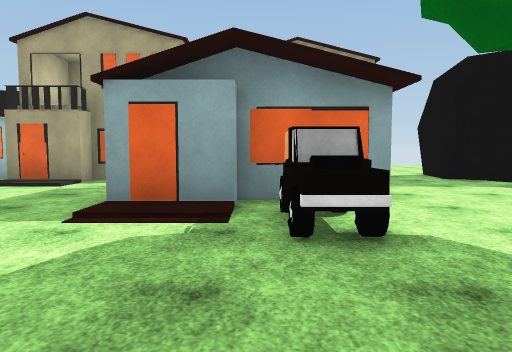
View 1 (above)

24 first-person views from a walk through a Unity game level. The camera is 1.3 m above the floor, tilts 4° down and sees 70° across. The floor is counted in squares, 2 m on a side. Each view is taken from the middle of a square. On the plan, view 1 faces up. The plan holds only what a view shows up to about 11 squares ahead; the rest is blank. The place goes on beyond the plan. The player is left out. Surface patterns are stand-ins for the level's own textures.

View 2
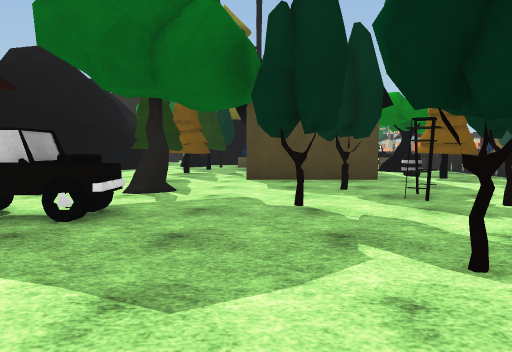

View 3
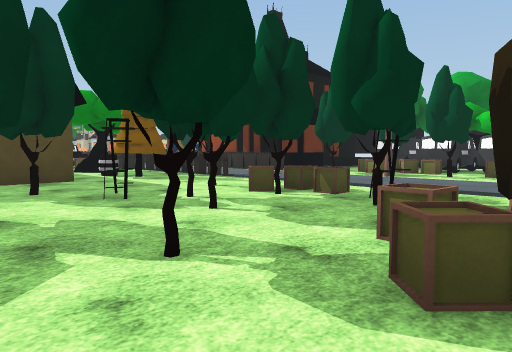

View 4
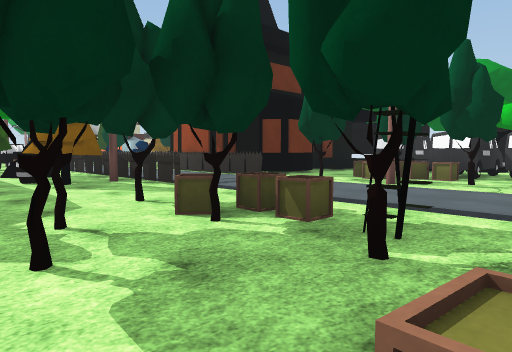

View 5
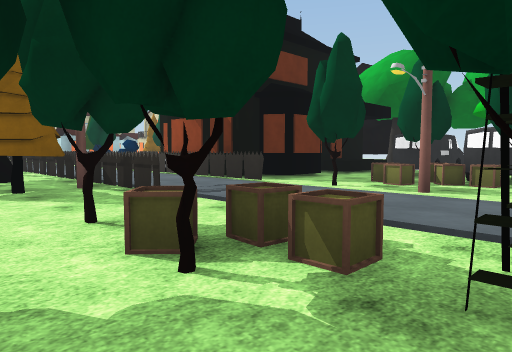

View 6
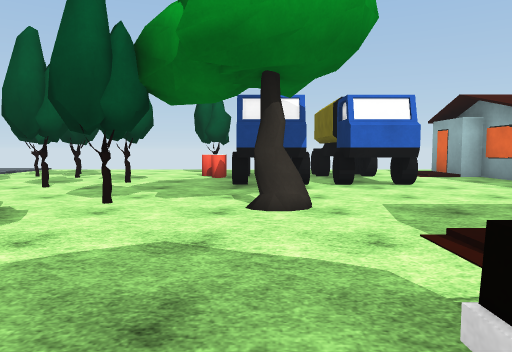

View 7
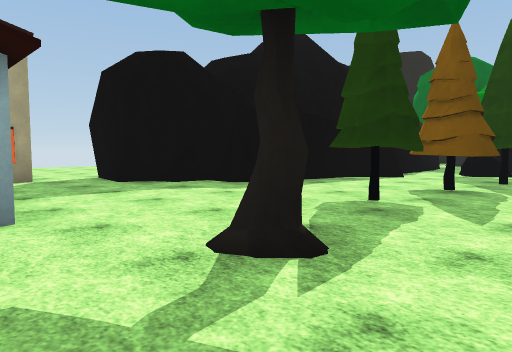

View 8
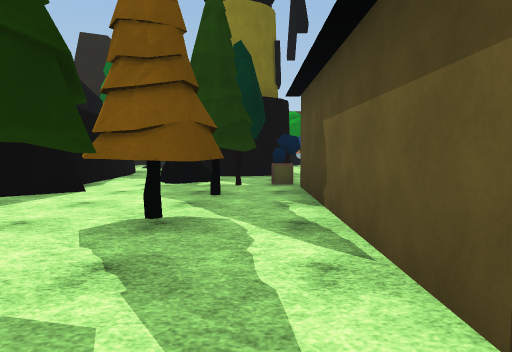

View 9
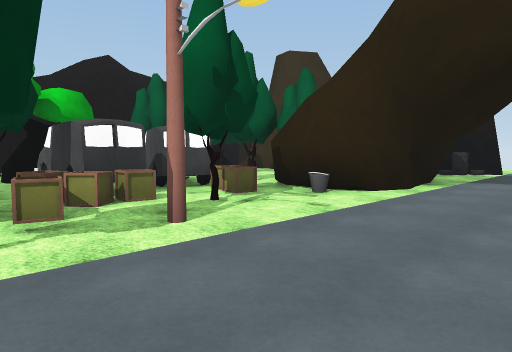

View 10
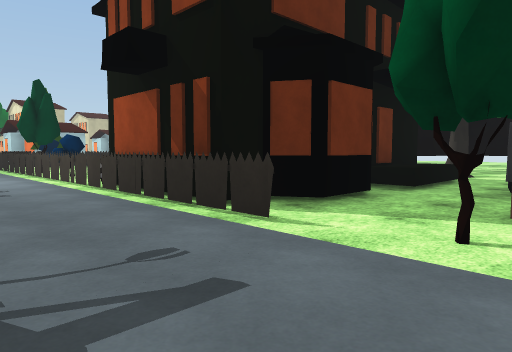

View 11
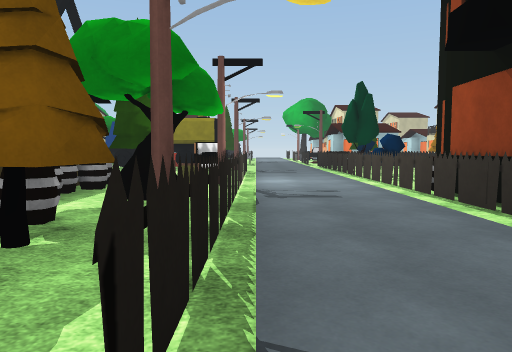

View 12
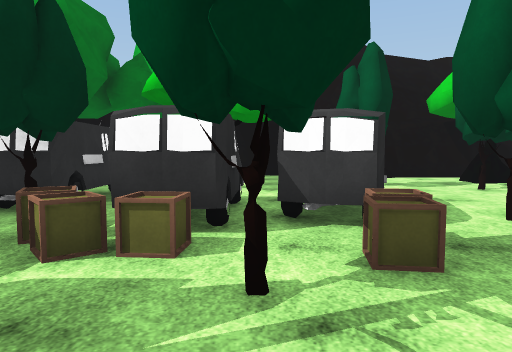

View 13
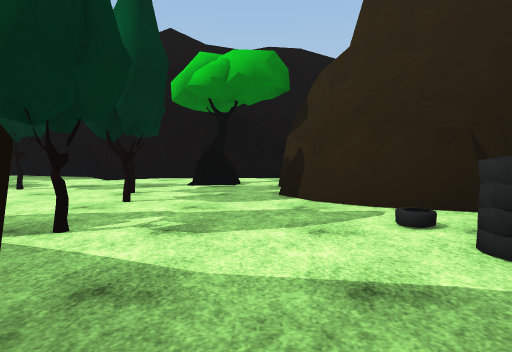

View 14
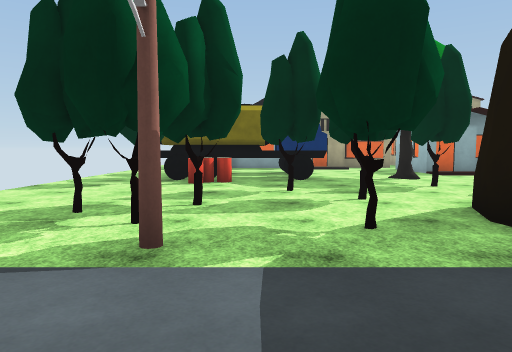

View 15
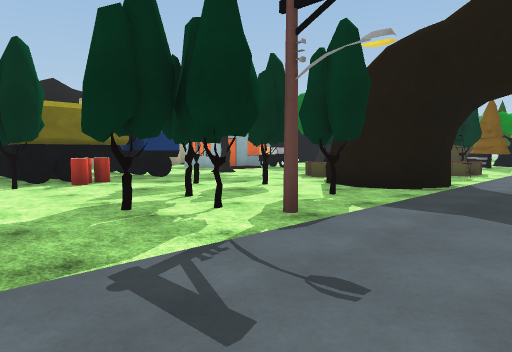

View 16
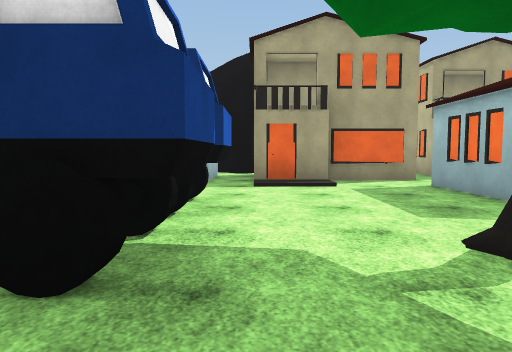

View 17
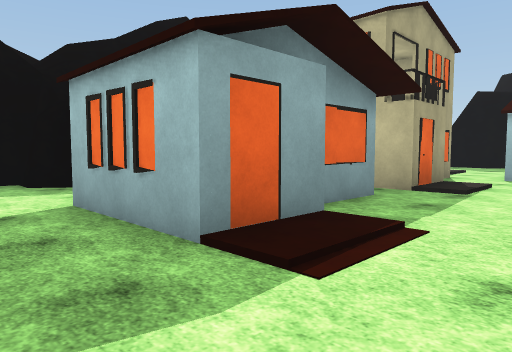

View 18
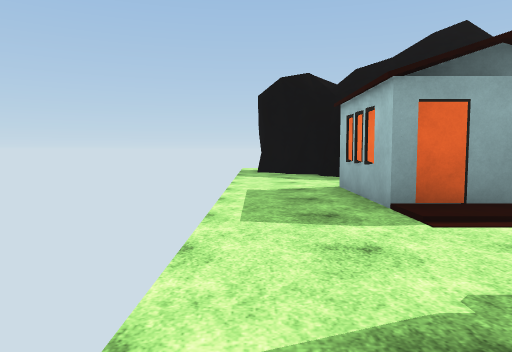

View 19
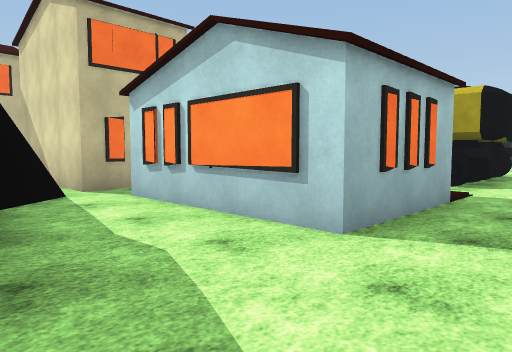

View 20
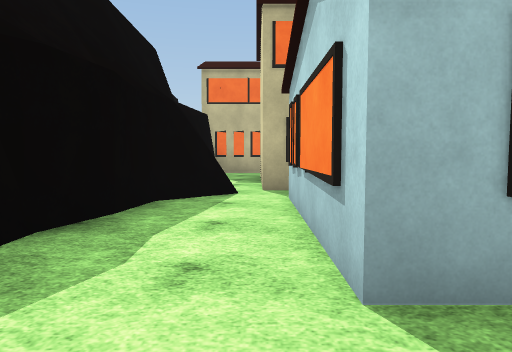

View 21
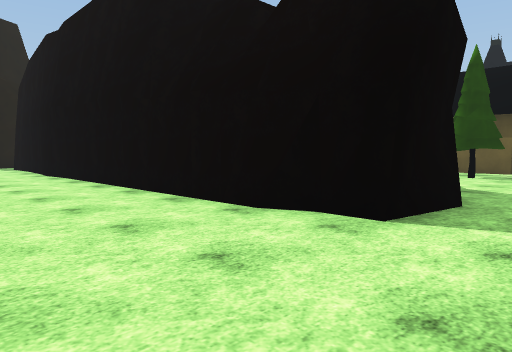

View 22
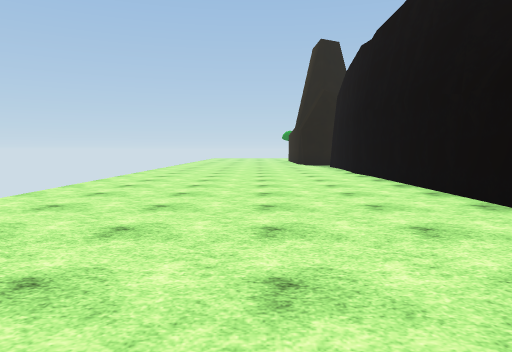

View 23
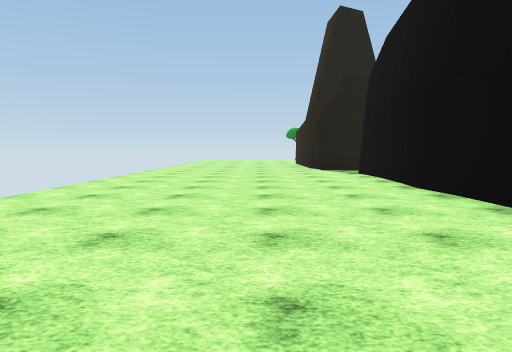

View 24
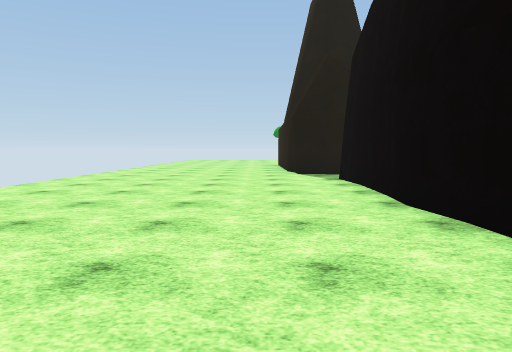

### Floor plan
Key: @ floor where view 1 was taken; # wall or solid block; . main floor; : floor 0.25 m higher than the main floor; / step, stairs or slope; ^ raised ledge; H house; T tree; B barrel; O other object.
Columns run from 11 left of view 1 to 16 right of it. Each row starts with its distance up from view 1.
 14 ##             .............
 13 .##           ..............
 12 ..#            .............
 11 .....####  HHH .............
 10 ......HHHH.HHHH.############
  9 ..HHHHH  H. H...##
  8 ..HHHHHHHH......##
  7 ..#H../:.........###
  6 ..........   ......########
  5 ..##...... HH........#....
  4 ..####.../ /O....T.....T
  3 ..####......O.T.#TTTTT.T.#
  2 ..####..T...........TTO..##
  1 ..TO............######T.T.#
  0 .......T..T@T.T.#
 -1 ....#T..O....O..#
 -2 ...T.T.. O.TT......OBO
 -3  .TT...###TTTT..TB.TTTT
 -4 .....T.###OOO...T#.TTOOOO
 -5 ...............OOOOOOOO.OO
 -6 ..........................
 -7 ................OO.O.OOOOO
 -8   #O/.###O....T..###O..T.TO
 -9     ..# ##OTOO..##   #
-10    O... #.O.OT..##
-11    ....TT.O.OTO..#
-12   .#.....OO.OOO.^
-13   ###..T.. ..O .^
-14     #....T .T  .
-15     #.T.....   .T
-16     #.......T  ..#
-17     #######.   .##
-18           ###   #

Positions as (right, up) in squares from view 1, and headings:
1: (0, 0), facing up
2: (-3, 1), facing right
3: (-3, 1), facing down-right
4: (-2, -1), facing down-right
5: (-1, -2), facing down-right
6: (1, 2), facing left
7: (1, 1), facing up-right
8: (4, 2), facing right
9: (3, -5), facing down-left
10: (2, -5), facing down-right
11: (3, -5), facing right
12: (0, -7), facing down
13: (-6, -8), facing down
14: (-7, -7), facing up
15: (-11, -7), facing up-right
16: (-5, 0), facing up
17: (-11, 5), facing up-right
18: (-11, 3), facing up
19: (-11, 12), facing down-right
20: (-11, 10), facing right
21: (3, 13), facing down-right
22: (3, 13), facing right
23: (7, 13), facing right
24: (9, 12), facing right
